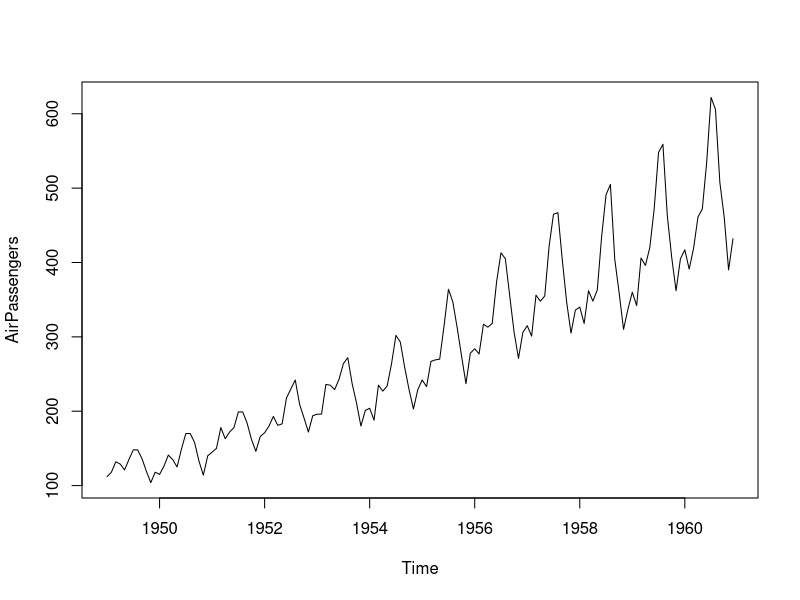

Recreate this plot in R. (Note: this script raises an error after producing the figure.)
# View a detailed description of AirPassengers
help(AirPassengers)

# Plot AirPassengers
plot(AirPassengers)

# Plot the DJIA daily closings
plot(djia$Close)

# Plot the Southern Oscillation Index
plot(soi)